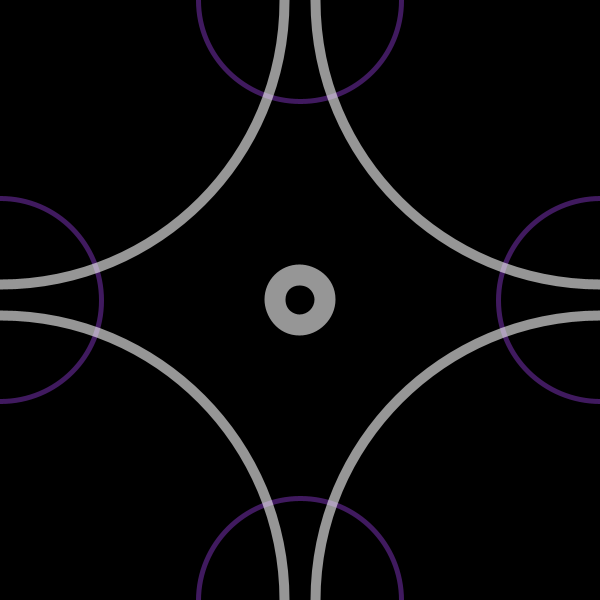
Frame 1 (no input)
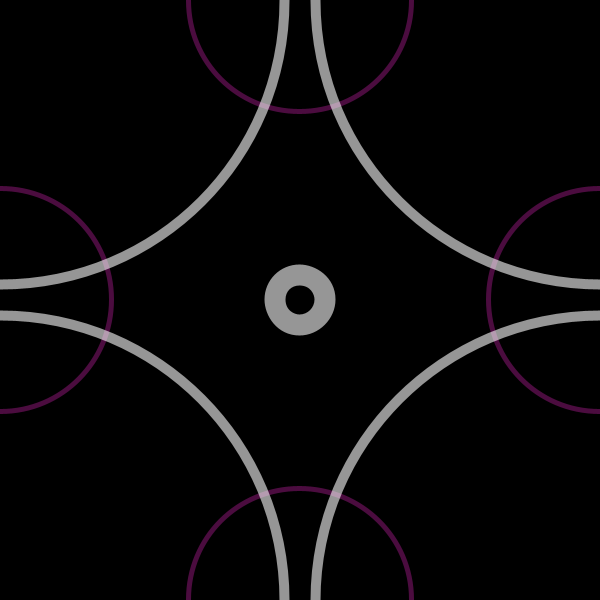
Frame 60 (the mouse pressed at the canvas centre just before this capture)
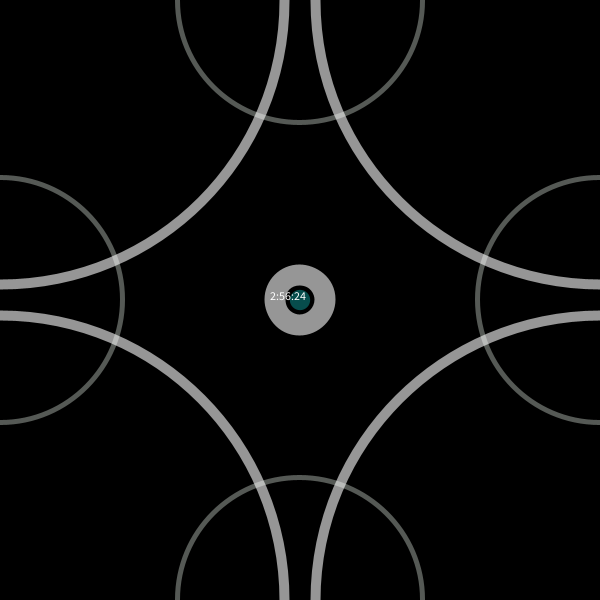
Frame 120 (the mouse held since frame 60 and released just before this capture)

The Processing sketch that drew these frames (run headless with seeded random() and noise(); from frame 60 on, the mouse is pressed at the canvas centre):

// Processing sketch: processing_96261
// ── processing_96261.pde

//Samyukta Madhu
//Creative Computing - 14th April, 2013
//Clock
void setup() {
  size(600, 600);
}
void draw() {
  background(0);
  noFill();
  stroke(random(0, 255), random(0, 255), random(0, 255), 100);
  strokeWeight(5);
  float a = map(second(), 0, 59, 0, 600);
  ellipse(300, 0, a, a);
  ellipse(0, 300, a, a);
  ellipse(300, 600, a, a);
  ellipse(600, 300, a, a);
  stroke(255, 150);
  strokeWeight(10);
  float b = map(minute(), 0, 59, 0, 600);
  ellipse(0, 0, b, b);
  ellipse(600, 0, b, b);
  ellipse(600, 600, b, b);
  ellipse(0, 600, b, b);
  stroke(255, 150);
  strokeWeight(50);
  float c = map(hour(), 0, 59, 0, 600);
  if (mousePressed) { 
    fill(random(0, 255), random(0, 255), random(0, 255), 100);
  }
  ellipse(300, 300, c, c);
  if (mousePressed) { 
    fill(255);
    text(hour()+":"+minute()+":"+second(), 270, 300);
  }
}
